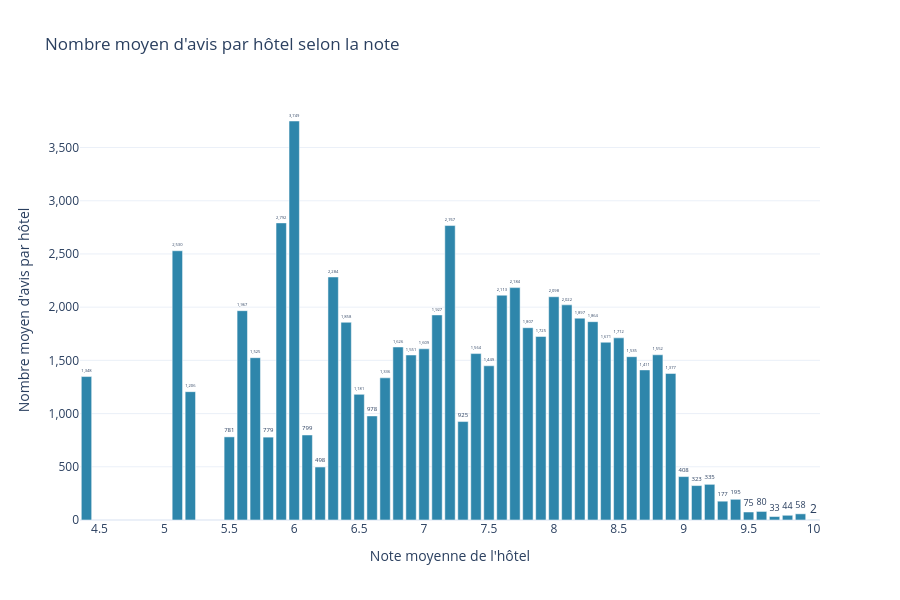

Write notebook code for a chart like this one.
### Code cell
# Distribution du nombre moyen d'avis en fonction de la note moyenne
reviews_by_rate = (
    df_eda[["rate_num", "nb_reviews"]]
    .dropna(subset=["rate_num", "nb_reviews"])
    .groupby("rate_num", as_index=False)
    .agg(
        mean_reviews=("nb_reviews", "mean"),
        median_reviews=("nb_reviews", "median"),
        number_of_hotels=("nb_reviews", "size"),
        sum_reviews=("nb_reviews", "sum")
    )
    .sort_values("rate_num")
)

fig_mean = px.bar(
    reviews_by_rate,
    x="rate_num",
    y="mean_reviews",
    text="mean_reviews",
    hover_data={
        "rate_num": ":.1f",
        "mean_reviews": ":,.0f",
        "median_reviews": ":,.0f",
        "number_of_hotels": True
    },
    labels={
        "rate_num": "Note moyenne",
        "mean_reviews": "Nombre moyen d'avis",
        "median_reviews": "Nombre médian d'avis",
        "number_of_hotels": "Nombre d'hôtels"
    },
    title="Nombre moyen d'avis par hôtel selon la note",
    template="plotly_white"
)

fig_mean.update_traces(
    texttemplate="%{text:,.0f}",
    textposition="outside",
    marker_color="#2E86AB"
)

fig_mean.update_layout(
    xaxis=dict(
        title="Note moyenne de l'hôtel",
        dtick=0.5
    ),
    yaxis=dict(
        title="Nombre moyen d'avis par hôtel",
        separatethousands=True
    ),
    height=600,
    showlegend=False
)

fig_mean.show()

### Figure 1 — Plotly figure (JSON) as saved in the notebook; plotly's stock layout.template omitted (floating-point values rounded to 4 significant figures)
{"data": [{"customdata": [[1348.0, 2.0], [2530.0, 1.0], [1206.0, 1.0], [781.0, 1.0], [1967.0, 1.0], [1404.0, 4.0], [366.0, 3.0], [2792.0, 2.0], [217.0, 5.0], [799.0, 1.0], [42.0, 3.0], [2473.0, 3.0], [1858.0, 1.0], [231.0, 5.0], [826.0, 5.0], [1336.0, 1.0], [1604.0, 6.0], [1476.0, 9.0], [1043.0, 11.0], [1334.0, 12.0], [2981.0, 15.0], [334.0, 11.0], [1881.0, 9.0], [935.0, 15.0], [1161.0, 20.0], [2102.0, 31.0], [1662.0, 36.0], [1460.0, 41.0], [1654.0, 34.0], [1507.0, 51.0], [1589.0, 53.0], [1738.0, 42.0], [1279.0, 49.0], [1361.0, 43.0], [1131.0, 61.0], [792.5, 34.0], [581.0, 26.0], [417.0, 31.0], [181.0, 35.0], [49.0, 25.0], [73.0, 29.0], [58.0, 25.0], [84.0, 15.0], [37.0, 18.0], [45.0, 15.0], [10.0, 10.0], [36.5, 8.0], [58.0, 1.0], [1.0, 5.0]], "hovertemplate": "Note moyenne=%{x:.1f}<br>Nombre moyen d'avis=%{text:,.0f}<br>Nombre médian d'avis=%{customdata[0]:,.0f}<br>Nombre d'hôtels=%{customdata[1]}<extra></extra>", "legendgroup": "", "marker": {"color": "#2E86AB", "pattern": {"shape": ""}}, "name": "", "orientation": "v", "showlegend": false, "text": [1348.0, 2530.0, 1206.0, 781.0, 1967.0, 1525.0, 778.7, 2792.0, 3749.0, 799.0, 498.0, 2284.0, 1858.0, 1181.0, 978.0, 1336.0, 1626.0, 1551.0, 1609.0, 1927.0, 2767.0, 925.0, 1564.0, 1449.0, 2113.0, 2184.0, 1807.0, 1725.0, 2098.0, 2022.0, 1897.0, 1864.0, 1671.0, 1712.0, 1535.0, 1411.0, 1552.0, 1377.0, 408.0, 323.5, 335.2, 176.8, 194.5, 75.06, 80.4, 32.5, 44.38, 58.0, 2.4], "textposition": "outside", "texttemplate": "%{text:,.0f}", "type": "bar", "x": [4.4, 5.1, 5.2, 5.5, 5.6, 5.7, 5.8, 5.9, 6.0, 6.1, 6.2, 6.3, 6.4, 6.5, 6.6, 6.7, 6.8, 6.9, 7.0, 7.1, 7.2, 7.3, 7.4, 7.5, 7.6, 7.7, 7.8, 7.9, 8.0, 8.1, 8.2, 8.3, 8.4, 8.5, 8.6, 8.7, 8.8, 8.9, 9.0, 9.1, 9.2, 9.3, 9.4, 9.5, 9.6, 9.7, 9.8, 9.9, 10.0], "xaxis": "x", "y": [1348.0, 2530.0, 1206.0, 781.0, 1967.0, 1525.0, 778.7, 2792.0, 3749.0, 799.0, 498.0, 2284.0, 1858.0, 1181.0, 978.0, 1336.0, 1626.0, 1551.0, 1609.0, 1927.0, 2767.0, 925.0, 1564.0, 1449.0, 2113.0, 2184.0, 1807.0, 1725.0, 2098.0, 2022.0, 1897.0, 1864.0, 1671.0, 1712.0, 1535.0, 1411.0, 1552.0, 1377.0, 408.0, 323.5, 335.2, 176.8, 194.5, 75.06, 80.4, 32.5, 44.38, 58.0, 2.4], "yaxis": "y"}], "layout": {"barmode": "relative", "height": 600, "legend": {"tracegroupgap": 0}, "showlegend": false, "title": {"text": "Nombre moyen d'avis par hôtel selon la note"}, "xaxis": {"anchor": "y", "domain": [0, 1], "dtick": 0.5, "title": {"text": "Note moyenne de l'hôtel"}}, "yaxis": {"anchor": "x", "domain": [0, 1], "separatethousands": true, "title": {"text": "Nombre moyen d'avis par hôtel"}}}}
